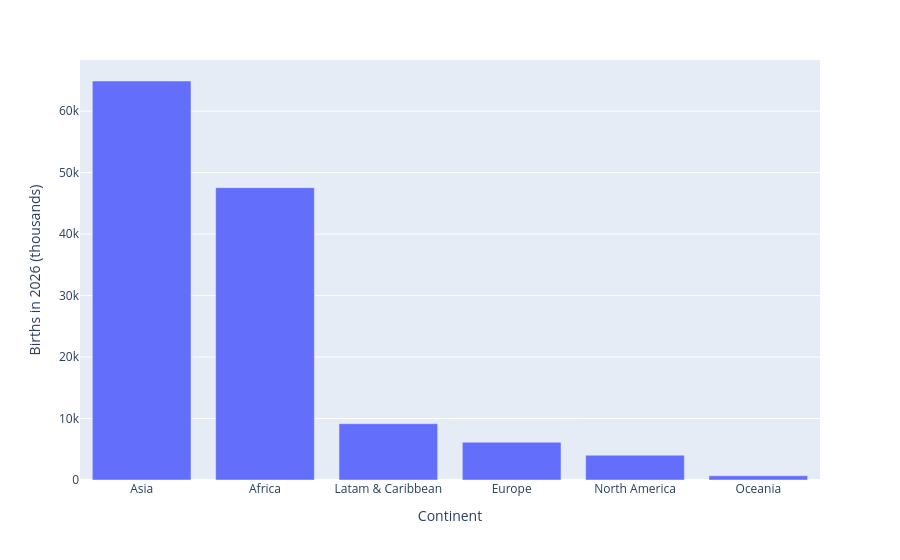

Here is the notebook cell this chart was saved with:
### Markdown cell above
# 4 - Graph

### Code cell
df = pd.read_csv("../data/global_births_full_data.csv")
fig = px.bar(df, x='Continent', y='Births in 2026 (thousands)')
fig.show()

### Figure 1 — Plotly figure (JSON) as saved in the notebook; plotly's stock layout.template omitted (floating-point values rounded to 4 significant figures)
{"data": [{"hovertemplate": "Continent=%{x}<br>Births in 2026 (thousands)=%{y}<extra></extra>", "legendgroup": "", "marker": {"color": "#636efa", "pattern": {"shape": ""}}, "name": "", "orientation": "v", "showlegend": false, "textposition": "auto", "type": "bar", "x": ["Asia", "Africa", "Latam & Caribbean", "Europe", "North America", "Oceania"], "xaxis": "x", "y": [64910.0, 47560.0, 9160.0, 6141.0, 4036.0, 693.0], "yaxis": "y"}], "layout": {"barmode": "relative", "legend": {"tracegroupgap": 0}, "margin": {"t": 60}, "xaxis": {"anchor": "y", "domain": [0, 1], "title": {"text": "Continent"}}, "yaxis": {"anchor": "x", "domain": [0, 1], "title": {"text": "Births in 2026 (thousands)"}}}}
